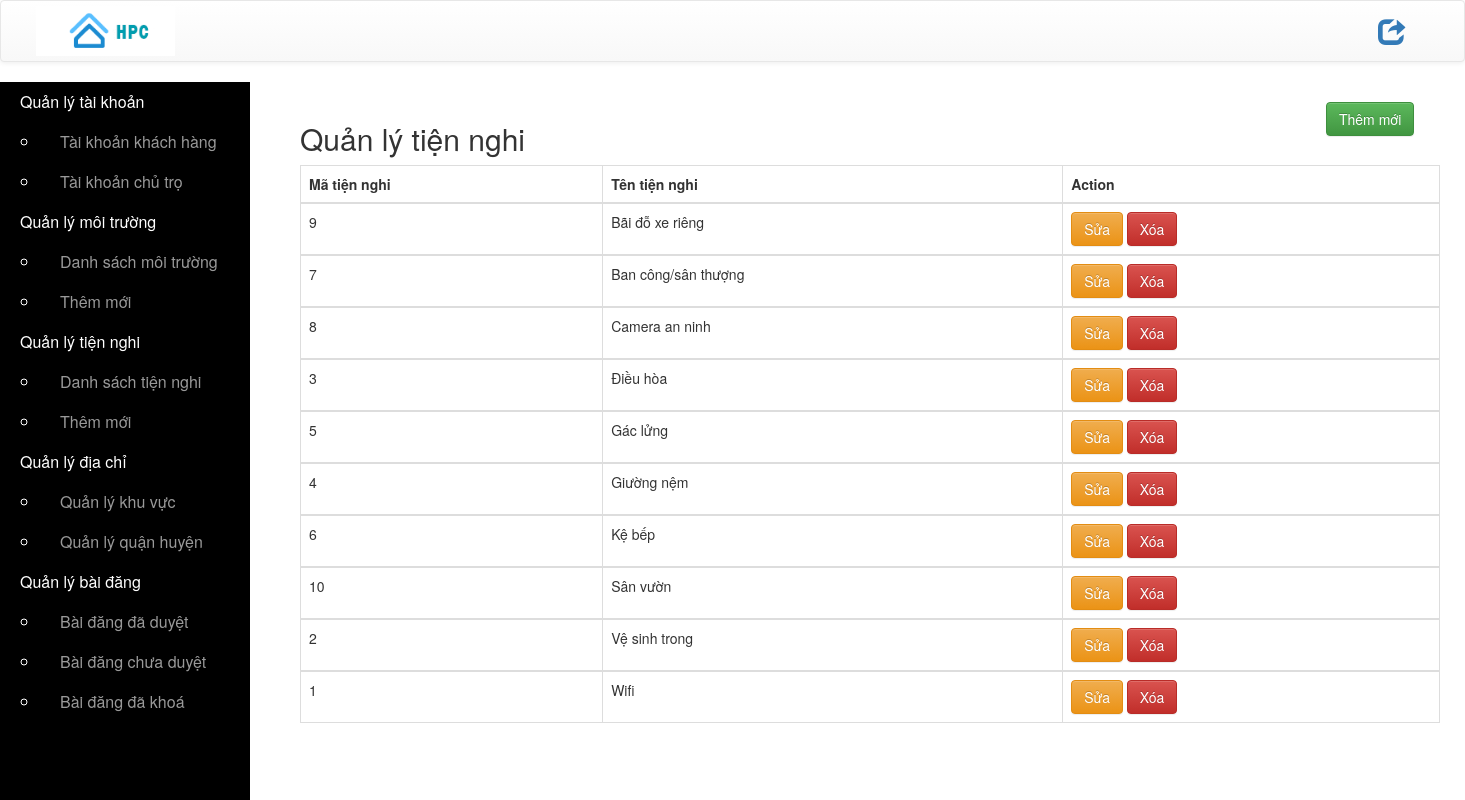
Page /Admin/index.php?action=danhsachtiennghi (signed in) on the committed database.
### tables this page shows
CREATE TABLE `tiennghi` (
  `MaTienNghi` int(11) NOT NULL,
  `TenTienNghi` varchar(50) NOT NULL
);

### Admin/DanhSachTienNghi.php (the view, shortened to what this page needs)
<?php
$connect = mysqli_connect('localhost', 'root', '', 'phongtrosinhvien');
mysqli_set_charset($connect, 'utf8');
$sql = "SELECT * from tiennghi";
$result = mysqli_query($connect, $sql);
?>
<!DOCTYPE html>
<html lang="en">
<head>
</head>
<body>
    <div class="container">
        <div class="title" style="display: flex;">
            <div class="title-l" style="width:90% ;">
                <h2>Quản lý tiện nghi </h2>
            </div>
            <div class="title-r" style="width:10% ;">
                <a type="button" class="btn btn-success" href="./index.php?action=themtiennghi">Thêm mới</a>
            </div>
        </div>
        <table class="table table-bordered">
            <thead>
                <tr>
                    <th>Mã tiện nghi</th>
                    <th>Tên tiện nghi</th>
                    <th>Action</th>
                </tr>
            </thead>
            <?php
            while ($row = mysqli_fetch_array($result)) {
                echo '<tbody>
                <tr>
                    <td>' . $row['MaTienNghi'] . '</td>
                    <td>' . $row['TenTienNghi'] . '</td>
                    <td>
                    <a type="button" class="btn btn-warning" href="./index.php?action=suatiennghi&id=' . $row['MaTienNghi'] . '">Sửa</a>
                    <a type="button" class="btn btn-danger" href="./index.php?action=xoatiennghi&id=' . $row['MaTienNghi'] . '">Xóa</a>
                    </td>
                </tr>
            </tbody>';
            }
            ?>
        </table>
    </div>
</body>
</html>

### rows in the picture
tiennghi: MaTienNghi "9", TenTienNghi "Bãi đỗ xe riêng"
tiennghi: MaTienNghi "7", TenTienNghi "Ban công/sân thượng"
tiennghi: MaTienNghi "8", TenTienNghi "Camera an ninh"
tiennghi: MaTienNghi "3", TenTienNghi "Điều hòa"
tiennghi: MaTienNghi "5", TenTienNghi "Gác lửng"
tiennghi: MaTienNghi "4", TenTienNghi "Giường nệm"
tiennghi: MaTienNghi "6", TenTienNghi "Kệ bếp"
tiennghi: MaTienNghi "10", TenTienNghi "Sân vườn"
tiennghi: MaTienNghi "2", TenTienNghi "Vệ sinh trong"
tiennghi: MaTienNghi "1", TenTienNghi "Wifi"
